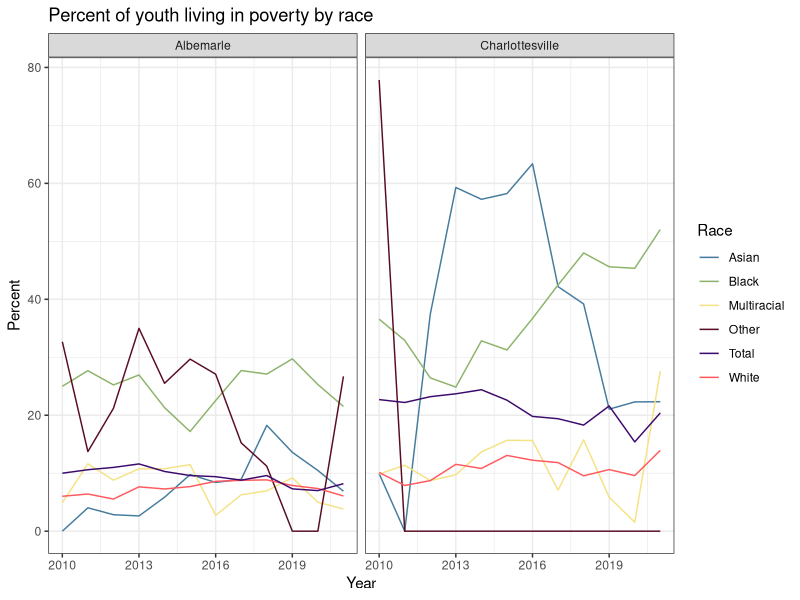
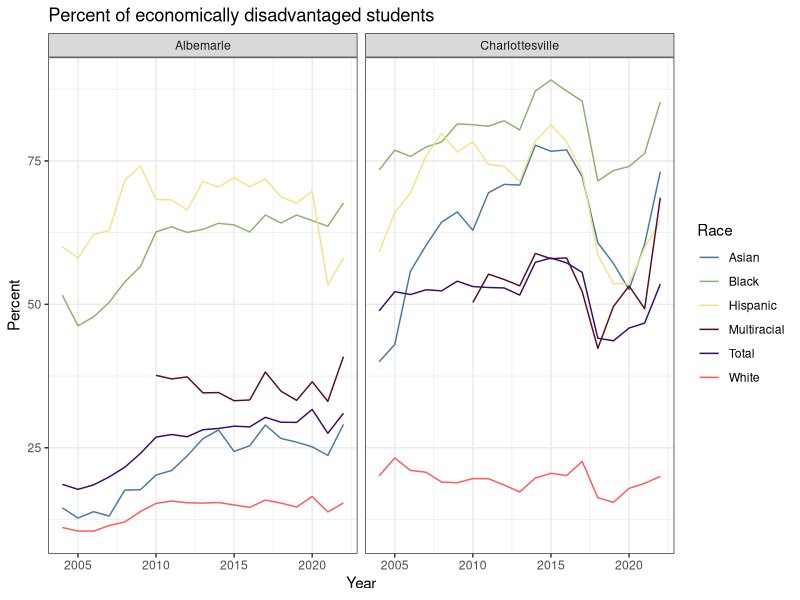

These charts were generated, in order, by the following R code: (Note: this script raises an error after producing the figures.)
# Creating data viz for stepping stones supplemental report by race 
# removing NHPI and AIAN for all plots because they represent such a small portion of the population 
# Contributor: Lee LeBoeuf

library(tidyverse)
library(stats)
library(plotrix)
library(stringr)


################# Children Living Below Poverty Threshold #################

# reading in data
povbyrace <- read.csv("child_pov_byRace.csv") %>%
  rename(Race = race,
         Locality = NAME) %>%
  filter(Race != "aian" & Race != "nhpi" & Race != "hispanic") %>% # all NA's for hispanic
  filter(GEOID != 51) # filtering out VA 

povbyrace$Race <- recode(povbyrace$Race, 
                         "asian" = "Asian",
                         "black" = "Black",
                         "multi" = "Multiracial",
                         "other" = "Other",
                         "white" = "White", 
                         "hispanic" = "Hispanic")

povbyrace$Locality <- recode(povbyrace$Locality, 
                             "Albemarle County, Virginia" = "Albemarle",
                             "Charlottesville city, Virginia" = "Charlottesville")

# getting totals 
povtot <- read.csv("child_pov.csv") %>%
  filter(county_fips != 0) %>% # filtering out VA
  filter(year >= 2010) # only have data by race for 2010 and later 

povtot$Locality <- ifelse(povtot$county_fips == 3, "Albemarle",
                          ifelse(povtot$county_fips == 540, "Charlottesville", povtot$county_fips))

povtot$Race <- "Total"

# Plot 
ggplot() + geom_line(data = povbyrace, aes(year, pov_percent, color = Race) ) +
  geom_line(data = povtot, aes(year, pct_child_pov, color = Race) )+ 
  xlab("Year") + ylab("Percent") + theme_bw() + 
  ggtitle("Percent of youth living in poverty by race") + 
  scale_color_manual('Race', values = c('#457b9d', '#8cb369', '#f4e285', '#590d22', "#3c096c", "#ff595e")) + 
  facet_wrap(~ Locality)

################# Students Identified as Economically Disadvantaged #################

# reading in data
econbyrace <- read.csv("econ_disad_students_Race.csv") %>%
  filter(race != "American Indian or Alaska Native" & 
           race != "Unknown - Race/Ethnicity not provided" &
           race != "Native Hawaiian  or Pacific Islander") %>% 
  rename(Race = race) %>%
  filter(division_name != "Virginia") %>%
  filter(school_year != "2003-2004") # The total data doesn't include this year

econbyrace$Race <- recode(econbyrace$Race, 
                          "Black, not of Hispanic origin" = "Black",
                          "Non-Hispanic, two or more races" = "Multiracial",
                          "White, not of Hispanic origin" = "White")

econbyrace$division_name <- recode(econbyrace$division_name, 
                                   "Albemarle County" = "Albemarle",
                                   "Charlottesville City" = "Charlottesville")

# getting totals 
econtot <- read.csv("economically_disadvantaged_students.csv") %>%
  filter(division_name != "Virginia")

econtot$division_name <- recode(econtot$division_name, 
                                "Albemarle County" = "Albemarle",
                                "Charlottesville City" = "Charlottesville")
econtot$Race <- "Total"

# I couldn't figure out how to get the plot to work with the school years, so I had to 
# make a new year variable 
econtot$Year <- as.numeric(str_extract(econtot$school_year, "\\d+"))
econbyrace$Year <- as.numeric(str_extract(econbyrace$school_year, "\\d+"))

# Plot 
ggplot() + geom_line(data = econbyrace, aes(Year, percent, color = Race) ) +
  geom_line(data = econtot, aes(Year, percent, color = Race) )+ 
  ggtitle("Percent of economically disadvantaged students") +
  xlab("Year") + ylab("Percent") + theme_bw() + 
  scale_color_manual('Race', values = c('#457b9d', '#8cb369', '#f4e285', '#590d22', "#3c096c", "#ff595e")) + 
  facet_wrap(~ division_name)


################# People Experiencing Homelessness #################
# reading in data 
hombyrace <- read.csv("pit_homelessness_race.csv")  %>%
  filter(group != "aian" & group != "nhpi") %>%
  rename(Race = group)

hombyrace$Race <- recode(hombyrace$Race, 
                         "black" = "Black",
                         "nonhispanic" = "Non-Hispanic",
                         "white" = "White",
                         "multi" = "Multiracial",
                         "total" = "Total",
                         "hispanic" = "Hispanic",
                         "asian" = "Asian") 

hombyrace <- pivot_longer(hombyrace, cols = c('rate_cvlalb', 'rate_region'),
                          names_to = c('.value','Locality'),
                          names_pattern = '(.+)_(cvlalb|region)')
# total
homtotal <- hombyrace %>%
  filter(Race == "Total")

# by race
hombyrace <- hombyrace %>%
  filter(Race != "Total")

# Plot 
ggplot() + geom_line(data = hombyrace, aes(year, rate, color = Race) ) +
  geom_line(data = homtotal, aes(year, rate, color = Race) )+ 
  xlab("Year") + ylab("Percent") + theme_bw() + 
  ggtitle("Percent of people experiencing homelessness") +
  scale_color_manual('Race', values = c('#457b9d', '#8cb369', '#f4e285', '#590d22', "#3c096c", "#ff595e", "#023047")) + 
  facet_wrap(~ Locality)
 

################# Low Birth-Weight Infants #################
# reading in data 
bw <- read.csv("low_birth_weight_race.csv") %>%
  rename(Race = group) %>%
  filter(locality != "Commonwealth Of Virginia")

bw$Race <- recode(bw$Race,
                  "black" = "Black",
                  "other" = "Other",
                  "white" = "White")
                  
bw$locality <- recode(bw$locality, 
                      "Albemarle County" = "Albemarle",
                      "Charlottesville City" = "Charlottesville")

# by race
bwrace <- bw %>%
  filter(Race != "all")

# totals 
bwtot <- bw %>%
  filter(Race == "all") 

# Plot 
ggplot() + geom_line(data = bwrace, aes(year, percent, color = Race) ) +
  geom_line(data = bwtot, aes(year, percent, color = Race) )+ 
  xlab("Year") + ylab("Percent") + theme_bw() + 
  ggtitle("Percent of babies born with low weight") +
  scale_color_manual('Race', values = c('#457b9d', '#8cb369', '#f4e285', '#590d22', "#3c096c", "#ff595e", "#023047")) + 
  facet_wrap(~ locality)

################# Infant Deaths #################
# reading in data 
id <- read.csv("infant_mortality_race.csv")%>%
  rename(Race = group) %>%
  filter(locality != "Commonwealth Of Virginia")

id$Race <- recode(id$Race,
                  "black" = "Black",
                  "other" = "Other",
                  "white" = "White")
                  
id$locality <- recode(id$locality, 
                      "Albemarle County" = "Albemarle",
                      "Charlottesville City" = "Charlottesville")

# by race
idrace <- id %>%
  filter(Race != "all")

# totals 
idtot <- id %>%
  filter(Race == "all") 

# Plot 
ggplot() + geom_line(data = idrace, aes(year, percent, color = Race) ) +
  geom_line(data = idtot, aes(year, percent, color = Race) )+ 
  xlab("Year") + ylab("Percent") + theme_bw() + 
  ggtitle("Rate of infant mortality") +
  scale_color_manual('Race', values = c('#457b9d', '#8cb369', '#f4e285', '#590d22', "#3c096c", "#ff595e", "#023047")) + 
  facet_wrap(~ locality)

# Charlottesville really does have 0 for Black and Other race, it's not missing 

################# Post-Secondary Enrollment #################
# reading in data 
psenroll <- read.csv("postsecondary_education_race.csv") %>%
  filter(group != "American Indian" & group != "Native Hawaiian") %>%
  rename(Race = group) %>%
  filter(locality != "Virginia")

psenroll$Race <- ifelse(psenroll$Race == "2 or More", "Multiracial", psenroll$Race)

psenrollrace <- psenroll %>%
  filter(Race != "All Students")

psenrolltot <- psenroll %>%
  filter(Race == "All Students")

# Plot 
ggplot() + geom_line(data = psenrollrace, aes(year, percent_any, color = Race) ) +
  geom_line(data = psenrolltot, aes(year, percent_any, color = Race) )+ 
  xlab("Year") + ylab("Percent") + theme_bw() + 
  ggtitle("Rate of post-secondary enrollment") +
  scale_color_manual('Race', values = c('#457b9d', '#8cb369', '#f4e285', '#590d22', "#3c096c", "#ff595e", "#023047")) + 
  facet_wrap(~ locality)

################# Suspension data #################

# reading in data
nonprekVAall <- read.csv("school_suspension_CRDCnonprek.csv")

nonprekVAall$OSS_Total <- rowSums(nonprekVAall[,c('OSS_Black','OSS_Hispanic','OSS_White','OSS_TwoOrMore', 'OSS_Asian')], na.rm = T)

nonprekVAall$totalstudents <- nonprekVAall$num_Total

nonprekVAall <- nonprekVAall %>%
  filter(Year != 2009)

## Re-shaping them to long format 
k12long_count_oss <- pivot_longer(nonprekVAall, cols = c('num_Black', 'num_Hispanic', 'num_White',
                                                         'num_TwoOrMore', 'num_Asian', 'num_Total',
                                                         'OSS_Black', 'OSS_Hispanic', 'OSS_White',
                                                         'OSS_TwoOrMore','OSS_Asian', 'OSS_Total'),
                                  names_to = c('.value','Race'),
                                  names_pattern = '(.+)_(Black|White|Hispanic|Asian|TwoOrMore|Total)')

k12long_count_oss$Race <- ifelse(k12long_count_oss$Race == "TwoOrMore", "Two or more", k12long_count_oss$Race)

# Calculating the percent of students suspended in each racial group 
k12long_count_oss$percsus <- round(k12long_count_oss$OSS / k12long_count_oss$num * 100, 2)
# Calculating the percent of the students enrolled in each racial group 
k12long_count_oss$percenroll <- round(k12long_count_oss$num / k12long_count_oss$totalstudents * 100, 2)

# Filtering to just Charlottesville and Albemarle 

albcville <- k12long_count_oss %>%
  filter(LEA == "ALBEMARLE CO PBLC SCHS" | LEA == "CHARLOTTESVILLE CTY PBLC SCHS")

albcville$Locality <- ifelse(albcville$LEA == "ALBEMARLE CO PBLC SCHS", "Albemarle", "Charlottesville")

albcville <- albcville %>%
  group_by(Locality, Year, Race) %>%
  summarise(meanpercsus = round(weighted.mean(percsus, num, na.rm = T), 2),
            se = std.error(percsus, na.rm = T),
            meanperenroll = round(mean(percenroll, na.rm = T), 2),
            meanenroll = mean(num))

sustot <- albcville %>%
  filter(Race == 'Total')

susbyrace <- albcville %>%
  filter(Race != 'Total')

# Plot 
ggplot() + geom_line(data = susbyrace, aes(Year, meanpercsus, color = Race) ) +
  geom_line(data = sustot, aes(Year, meanpercsus, color = Race) )+ 
  xlab("Year") + ylab("Percent") + theme_bw() + 
  ggtitle("Suspension Rates") +
  scale_color_manual('Race', values = c('#457b9d', '#8cb369', '#f4e285', '#590d22', "#3c096c", "#ff595e", "#023047")) + 
  facet_wrap(~ Locality)
